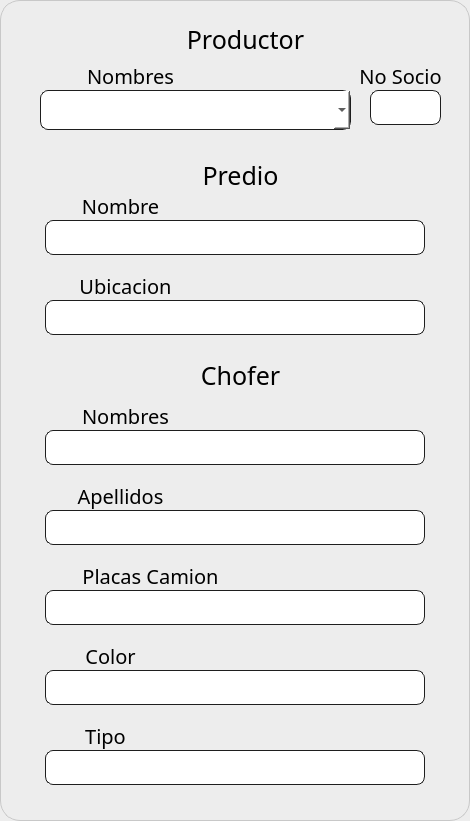
     <widget class="QFrame" name="BOLETAS">
      <property name="geometry">
       <rect>
        <x>110</x>
        <y>110</y>
        <width>470</width>
        <height>821</height>
       </rect>
      </property>
      <property name="styleSheet">
       <string notr="true">font: 20pt &quot;Bahnschrift&quot;;
border-width:1px;
border-color:rgb(200, 200, 200);
background:rgb(237, 237, 237);
border-style:solid;
border-radius:20px;</string>
      </property>
      <property name="frameShape">
       <enum>QFrame::StyledPanel</enum>
      </property>
      <property name="frameShadow">
       <enum>QFrame::Raised</enum>
      </property>
      <widget class="QLabel" name="Predio_Ubicacion">
       <property name="geometry">
        <rect>
         <x>70</x>
         <y>270</y>
         <width>111</width>
         <height>31</height>
        </rect>
       </property>
       <property name="font">
        <font>
         <family>Bahnschrift</family>
         <pointsize>-1</pointsize>
         <weight>50</weight>
         <italic>false</italic>
         <bold>false</bold>
        </font>
       </property>
       <property name="styleSheet">
        <string notr="true">font:20px;
border-radius:0px;
background:transparent;
border-color: rgb(237, 237, 237);</string>
       </property>
       <property name="text">
        <string>Ubicacion</string>
       </property>
       <property name="alignment">
        <set>Qt::AlignCenter</set>
       </property>
      </widget>
      <widget class="QLineEdit" name="Predio_Nombre_edit">
       <property name="geometry">
        <rect>
         <x>45</x>
         <y>220</y>
         <width>380</width>
         <height>35</height>
        </rect>
       </property>
       <property name="font">
        <font>
         <family>Bahnschrift</family>
         <pointsize>20</pointsize>
         <weight>50</weight>
         <italic>false</italic>
         <bold>false</bold>
        </font>
       </property>
       <property name="styleSheet">
        <string notr="true">border-width:1px;
border-color:rgb(30,30,30);
border-style:solid;
border-radius:8px;
background:white;
</string>
       </property>
      </widget>
      <widget class="QLineEdit" name="Predio_Ubicacion_edit">
       <property name="geometry">
        <rect>
         <x>45</x>
         <y>300</y>
         <width>380</width>
         <height>35</height>
        </rect>
       </property>
       <property name="font">
        <font>
         <family>Bahnschrift</family>
         <pointsize>20</pointsize>
         <weight>50</weight>
         <italic>false</italic>
         <bold>false</bold>
        </font>
       </property>
       <property name="styleSheet">
        <string notr="true">border-width:1px;
border-color:rgb(30,30,30);
border-style:solid;
border-radius:8px;
background:white;
</string>
       </property>
      </widget>
      <widget class="QLabel" name="Predio">
       <property name="geometry">
        <rect>
         <x>190</x>
         <y>160</y>
         <width>101</width>
         <height>31</height>
        </rect>
       </property>
       <property name="font">
        <font>
         <family>Bahnschrift</family>
         <pointsize>-1</pointsize>
         <weight>50</weight>
         <italic>false</italic>
         <bold>false</bold>
        </font>
       </property>
       <property name="styleSheet">
        <string notr="true">font:25px;
border-radius:0px;
background:transparent;
border-color: rgb(237, 237, 237);</string>
       </property>
       <property name="text">
        <string>Predio</string>
       </property>
       <property name="alignment">
        <set>Qt::AlignCenter</set>
       </property>
      </widget>
      <widget class="QLabel" name="Predio_Nombre">
       <property name="geometry">
        <rect>
         <x>70</x>
         <y>190</y>
         <width>101</width>
         <height>31</height>
        </rect>
       </property>
       <property name="font">
        <font>
         <family>Bahnschrift</family>
         <pointsize>-1</pointsize>
         <weight>50</weight>
         <italic>false</italic>
         <bold>false</bold>
        </font>
       </property>
       <property name="styleSheet">
        <string notr="true">font:20px;
border-radius:0px;
background:transparent;
border-color: rgb(237, 237, 237);</string>
       </property>
       <property name="text">
        <string>Nombre</string>
       </property>
       <property name="alignment">
        <set>Qt::AlignCenter</set>
       </property>
      </widget>
      <widget class="QLabel" name="Productor">
       <property name="geometry">
        <rect>
         <x>170</x>
         <y>24</y>
         <width>151</width>
         <height>31</height>
        </rect>
       </property>
       <property name="font">
        <font>
         <family>Bahnschrift</family>
         <pointsize>-1</pointsize>
         <weight>50</weight>
         <italic>false</italic>
         <bold>false</bold>
        </font>
       </property>
       <property name="styleSheet">
        <string notr="true">font:25px;
border-radius:0px;
background:transparent;
border-color: rgb(237, 237, 237);</string>
       </property>
       <property name="text">
        <string>Productor</string>
       </property>
       <property name="alignment">
        <set>Qt::AlignCenter</set>
       </property>
      </widget>
      <widget class="QLabel" name="SocioNum">
       <property name="geometry">
        <rect>
         <x>350</x>
         <y>60</y>
         <width>101</width>
         <height>31</height>
        </rect>
       </property>
       <property name="font">
        <font>
         <family>Bahnschrift</family>
         <pointsize>-1</pointsize>
         <weight>50</weight>
         <italic>false</italic>
         <bold>false</bold>
        </font>
       </property>
       <property name="styleSheet">
        <string notr="true">font:20px;
border-radius:0px;
background:transparent;
border-color: rgb(237, 237, 237);</string>
       </property>
       <property name="text">
        <string>No Socio</string>
       </property>
       <property name="alignment">
        <set>Qt::AlignCenter</set>
       </property>
      </widget>
      <widget class="QLabel" name="Nombres_Prod">
       <property name="geometry">
        <rect>
         <x>60</x>
         <y>60</y>
         <width>141</width>
         <height>31</height>
        </rect>
       </property>
       <property name="font">
        <font>
         <family>Bahnschrift</family>
         <pointsize>-1</pointsize>
         <weight>50</weight>
         <italic>false</italic>
         <bold>false</bold>
        </font>
       </property>
       <property name="styleSheet">
        <string notr="true">font:20px;
border-radius:0px;
background:transparent;
border-color: rgb(237, 237, 237);</string>
       </property>
       <property name="text">
        <string>Nombres</string>
       </property>
       <property name="alignment">
        <set>Qt::AlignCenter</set>
       </property>
      </widget>
      <widget class="QLineEdit" name="Placas_Camion_edit">
       <property name="geometry">
        <rect>
         <x>45</x>
         <y>590</y>
         <width>380</width>
         <height>35</height>
        </rect>
       </property>
       <property name="styleSheet">
        <string notr="true">border-width:1px;
border-color:rgb(30,30,30);
border-style:solid;
border-radius:8px;
background:white;
</string>
       </property>
      </widget>
      <widget class="QLineEdit" name="Nombres_Chofer_edit">
       <property name="geometry">
        <rect>
         <x>45</x>
         <y>430</y>
         <width>380</width>
         <height>35</height>
        </rect>
       </property>
       <property name="styleSheet">
        <string notr="true">border-width:1px;
border-color:rgb(30,30,30);
border-style:solid;
border-radius:8px;
background:white;
</string>
       </property>
      </widget>
      <widget class="QLabel" name="Apellido1_Chofer">
       <property name="geometry">
        <rect>
         <x>60</x>
         <y>480</y>
         <width>121</width>
         <height>31</height>
        </rect>
       </property>
       <property name="font">
        <font>
         <family>Bahnschrift</family>
         <pointsize>-1</pointsize>
         <weight>50</weight>
         <italic>false</italic>
         <bold>false</bold>
        </font>
       </property>
       <property name="styleSheet">
        <string notr="true">font:20px;
border-radius:0px;
background:transparent;
border-color: rgb(237, 237, 237);</string>
       </property>
       <property name="text">
        <string>Apellidos</string>
       </property>
       <property name="alignment">
        <set>Qt::AlignCenter</set>
       </property>
      </widget>
      <widget class="QLabel" name="Placas_Camion">
       <property name="geometry">
        <rect>
         <x>70</x>
         <y>560</y>
         <width>161</width>
         <height>31</height>
        </rect>
       </property>
       <property name="font">
        <font>
         <family>Bahnschrift</family>
         <pointsize>-1</pointsize>
         <weight>50</weight>
         <italic>false</italic>
         <bold>false</bold>
        </font>
       </property>
       <property name="styleSheet">
        <string notr="true">font:20px;
border-radius:0px;
background:transparent;
border-color: rgb(237, 237, 237);</string>
       </property>
       <property name="text">
        <string>Placas Camion</string>
       </property>
       <property name="alignment">
        <set>Qt::AlignCenter</set>
       </property>
      </widget>
      <widget class="QLineEdit" name="Apellidos_Chofer_edit">
       <property name="geometry">
        <rect>
         <x>45</x>
         <y>510</y>
         <width>380</width>
         <height>35</height>
        </rect>
       </property>
       <property name="styleSheet">
        <string notr="true">border-width:1px;
border-color:rgb(30,30,30);
border-style:solid;
border-radius:8px;
background:white;
</string>
       </property>
      </widget>
      <widget class="QLineEdit" name="Camion_Color_edit">
       <property name="geometry">
        <rect>
         <x>45</x>
         <y>670</y>
         <width>380</width>
         <height>35</height>
        </rect>
       </property>
       <property name="styleSheet">
        <string notr="true">border-width:1px;
border-color:rgb(30,30,30);
border-style:solid;
border-radius:8px;
background:white;
</string>
       </property>
      </widget>
      <widget class="QLabel" name="Camion_Tipo">
       <property name="geometry">
        <rect>
         <x>70</x>
         <y>720</y>
         <width>71</width>
         <height>31</height>
        </rect>
       </property>
       <property name="font">
        <font>
         <family>Bahnschrift</family>
         <pointsize>-1</pointsize>
         <weight>50</weight>
         <italic>false</italic>
         <bold>false</bold>
        </font>
       </property>
       <property name="styleSheet">
        <string notr="true">font:20px;
border-radius:0px;
background:transparent;
border-color: rgb(237, 237, 237);</string>
       </property>
       <property name="text">
        <string>Tipo</string>
       </property>
       <property name="alignment">
        <set>Qt::AlignCenter</set>
       </property>
      </widget>
      <widget class="QLabel" name="Camion_Color">
       <property name="geometry">
        <rect>
         <x>70</x>
         <y>640</y>
         <width>81</width>
         <height>31</height>
        </rect>
       </property>
       <property name="font">
        <font>
         <family>Bahnschrift</family>
         <pointsize>-1</pointsize>
         <weight>50</weight>
         <italic>false</italic>
         <bold>false</bold>
        </font>
       </property>
       <property name="styleSheet">
        <string notr="true">font:20px;
border-radius:0px;
background:transparent;
border-color: rgb(237, 237, 237);</string>
       </property>
       <property name="text">
        <string>Color</string>
       </property>
       <property name="alignment">
        <set>Qt::AlignCenter</set>
       </property>
      </widget>
      <widget class="QLabel" name="Nombres_Chofer">
       <property name="geometry">
        <rect>
         <x>70</x>
         <y>400</y>
         <width>111</width>
         <height>31</height>
        </rect>
       </property>
       <property name="font">
        <font>
         <family>Bahnschrift</family>
         <pointsize>-1</pointsize>
         <weight>50</weight>
         <italic>false</italic>
         <bold>false</bold>
        </font>
       </property>
       <property name="styleSheet">
        <string notr="true">font:20px;
border-radius:0px;
background:transparent;
border-color: rgb(237, 237, 237);</string>
       </property>
       <property name="text">
        <string>Nombres</string>
       </property>
       <property name="alignment">
        <set>Qt::AlignCenter</set>
       </property>
      </widget>
      <widget class="QLineEdit" name="Camion_Tipo_edit">
       <property name="geometry">
        <rect>
         <x>45</x>
         <y>750</y>
         <width>380</width>
         <height>35</height>
        </rect>
       </property>
       <property name="styleSheet">
        <string notr="true">border-width:1px;
border-color:rgb(30,30,30);
border-style:solid;
border-radius:8px;
background:white;
</string>
       </property>
      </widget>
      <widget class="QLabel" name="Predio_2">
       <property name="geometry">
        <rect>
         <x>190</x>
         <y>360</y>
         <width>101</width>
         <height>31</height>
        </rect>
       </property>
       <property name="font">
        <font>
         <family>Bahnschrift</family>
         <pointsize>-1</pointsize>
         <weight>50</weight>
         <italic>false</italic>
         <bold>false</bold>
        </font>
       </property>
       <property name="styleSheet">
        <string notr="true">font:25px;
border-radius:0px;
background:transparent;
border-color: rgb(237, 237, 237);</string>
       </property>
       <property name="text">
        <string>Chofer</string>
       </property>
       <property name="alignment">
        <set>Qt::AlignCenter</set>
       </property>
      </widget>
      <widget class="QLineEdit" name="SocioNum_edit">
       <property name="geometry">
        <rect>
         <x>370</x>
         <y>90</y>
         <width>71</width>
         <height>35</height>
        </rect>
       </property>
       <property name="font">
        <font>
         <family>Bahnschrift</family>
         <pointsize>20</pointsize>
         <weight>50</weight>
         <italic>false</italic>
         <bold>false</bold>
        </font>
       </property>
       <property name="styleSheet">
        <string notr="true">border-width:1px;
border-color:rgb(30,30,30);
border-style:solid;
border-radius:8px;
background:white;
</string>
       </property>
       <property name="readOnly">
        <bool>true</bool>
       </property>
      </widget>
      <widget class="QComboBox" name="Prod_ComboBox">
       <property name="geometry">
        <rect>
         <x>40</x>
         <y>90</y>
         <width>311</width>
         <height>40</height>
        </rect>
       </property>
       <property name="styleSheet">
        <string notr="true">border-width:1px;
border-color:rgb(30,30,30);
border-style:solid;
border-radius:8px;
background:white;
</string>
       </property>
      </widget>
      <zorder>Camion_Tipo</zorder>
      <zorder>Camion_Color</zorder>
      <zorder>Placas_Camion</zorder>
      <zorder>Apellido1_Chofer</zorder>
      <zorder>Nombres_Chofer</zorder>
      <zorder>Predio_Ubicacion</zorder>
      <zorder>Predio_Nombre</zorder>
      <zorder>Nombres_Prod</zorder>
      <zorder>Predio_Nombre_edit</zorder>
      <zorder>Predio_Ubicacion_edit</zorder>
      <zorder>Predio</zorder>
      <zorder>Productor</zorder>
      <zorder>SocioNum</zorder>
      <zorder>Placas_Camion_edit</zorder>
      <zorder>Nombres_Chofer_edit</zorder>
      <zorder>Apellidos_Chofer_edit</zorder>
      <zorder>Camion_Color_edit</zorder>
      <zorder>Camion_Tipo_edit</zorder>
      <zorder>Predio_2</zorder>
      <zorder>SocioNum_edit</zorder>
      <zorder>Prod_ComboBox</zorder>
     </widget>
